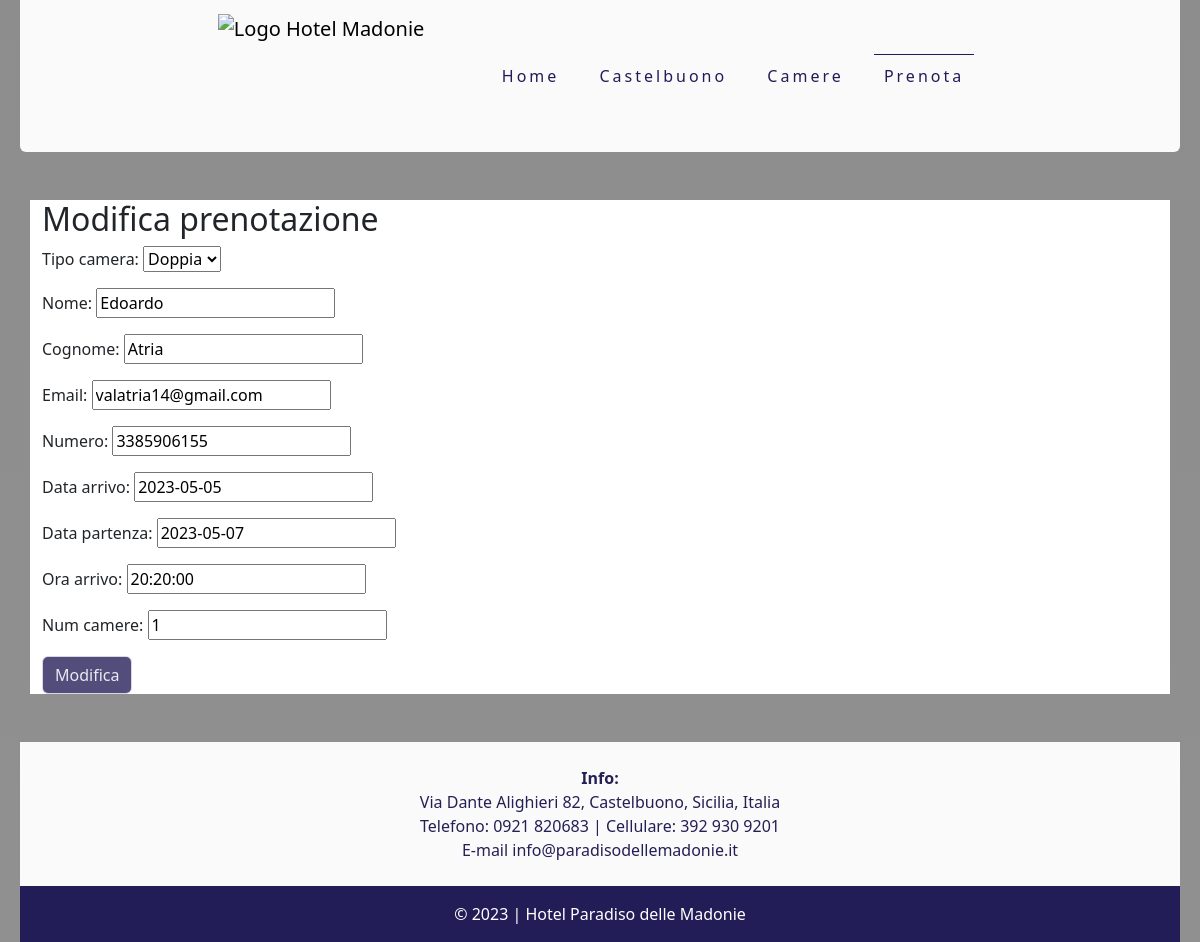
Screenshot of /HotelMadonie/23/modifica/ with the database file from the repository.
### HotelMadonie/models.py (models this page shows, shortened)
class Prenotazione(models.Model):
    TIPI_CAMERA = [
        ('Singola', 'Singola'),
        ('Doppia', 'Doppia'),
        ('Tripla', 'Tripla'),
    ]
    tipo_camera = models.CharField(max_length=100, choices=TIPI_CAMERA)
    nome = models.CharField(max_length=100)
    cognome = models.CharField(max_length=100)
    email = models.EmailField(default='')
    numero = models.CharField(max_length=15)
    data_arrivo = models.DateField()
    data_partenza = models.DateField()
    ora_arrivo = models.TimeField()
    num_camere = models.IntegerField()

### HotelMadonie/views.py (the view, shortened to what this page needs)
# urls.py: path('<int:pk>/modifica/', PrenotazioneUpdateView.as_view(), name='modifica_prenotazione'),
class PrenotazioneUpdateView(UpdateView):
    model = Prenotazione
    fields = ['tipo_camera', 'nome', 'cognome', 'email', 'numero', 'data_arrivo', 'data_partenza', 'ora_arrivo', 'num_camere']
    template_name = 'HotelMadonie/modifica_prenotazione.html'

### HotelMadonie/templates/HotelMadonie/modifica_prenotazione.html (shortened to what this page needs)
{% extends 'HotelMadonie/common.html' %}
{% block content %}
<nav class="navbar rounded-bottom" style="background-color: #fffffff4; max-width: 1200px; margin: 0 auto;">
    <div class="container-fluid d-flex justify-content-center">
      <a class="navbar-brand mr-auto" href="{% url 'Home' %}">
        <img src="{{ logo.url }}" alt="Logo Hotel Madonie" width="250" height="125" class="d-inline-block align-text-top">
      </a>
      <div class="ml-auto">
        <a type="a" class="btn-custom mx-2" style="padding: 10px"  href="{% url 'Home' %}">Home</a>
        <a type="a" class="btn-custom mx-2" style="padding: 10px" href="{% url 'Castelbuono' %}">Castelbuono</a>
        <a type="a" class="btn-custom mx-2" style="padding: 10px" href="{% url 'Camere' %}">Camere</a>
        <a type="a" class="btn-custom btn-pagina-corrente mx-2" style="padding: 10px" href="{% url 'nuova_prenotazione' %}">Prenota</a>
      </div>
    </div>
  </nav>
  <div class="container mt-5" style="background-color:  white">
    <h2>Modifica prenotazione</h2>
    <form method="POST">
      {{ form.as_p }}
      <input type="submit" value="Modifica" class="btn btn-primary">
    </form>
  </div>
{% endblock %}

### HotelMadonie/static/HotelMadonie/css/style.css (style rules this page uses)
.btn-primary { color: #ffffffe0; background-color: #221c57c7; border-color: #ffffffc6; }
body { padding: 0 20px; }
.btn-custom { border: none; outline: none; background-color: transparent; color: #221c57; text-decoration: none; line-height: 30px; letter-spacing: 3px; border-bottom: 3px solid transparent; }
.btn-pagina-corrente { border-top: 1px solid #221c57; padding-bottom: 2px; }

### rows the page displays
Prenotazione: tipo_camera "Doppia", nome "Edoardo", cognome "Atria", email "valatria14@gmail.com", numero "3385906155", data_arrivo "2023-05-05", data_partenza "2023-05-07", ora_arrivo "20:20:00", num_camere "1"
